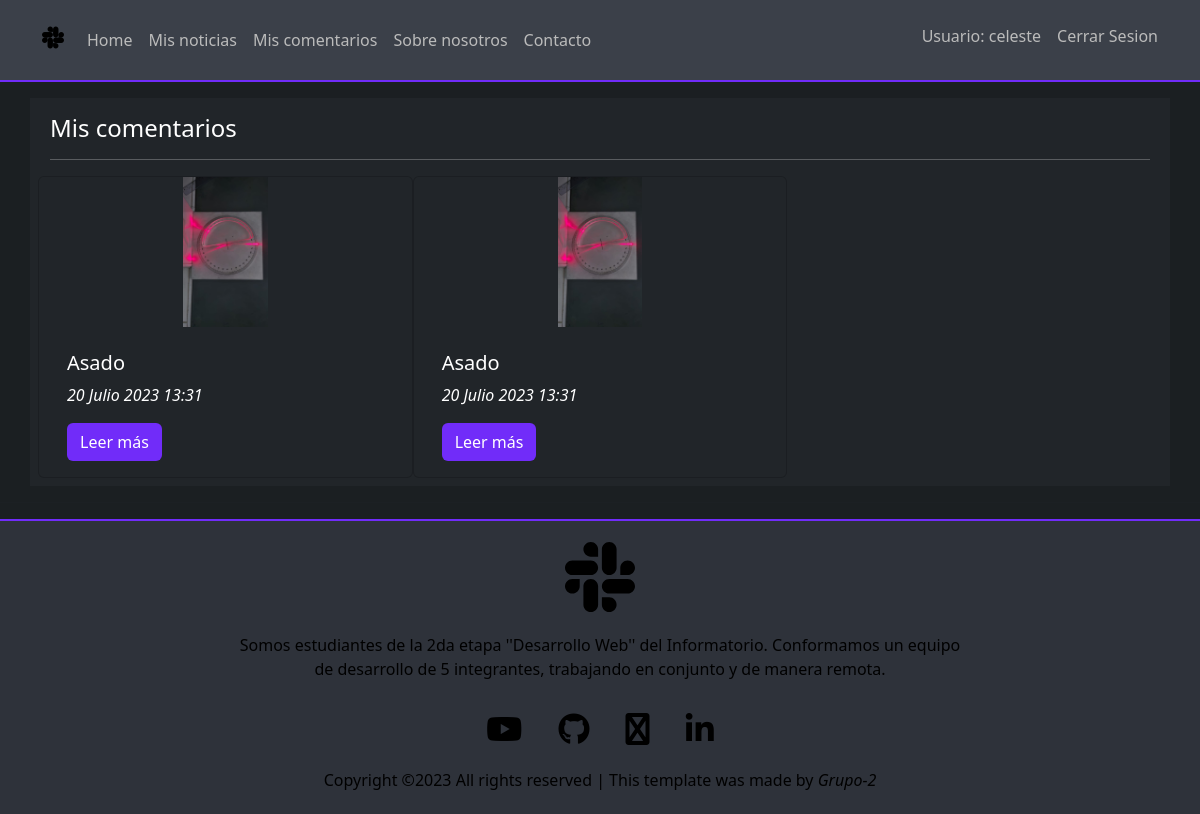
/comentarios/mis-comentarios (signed in), run on an earlier commit of the app's database.
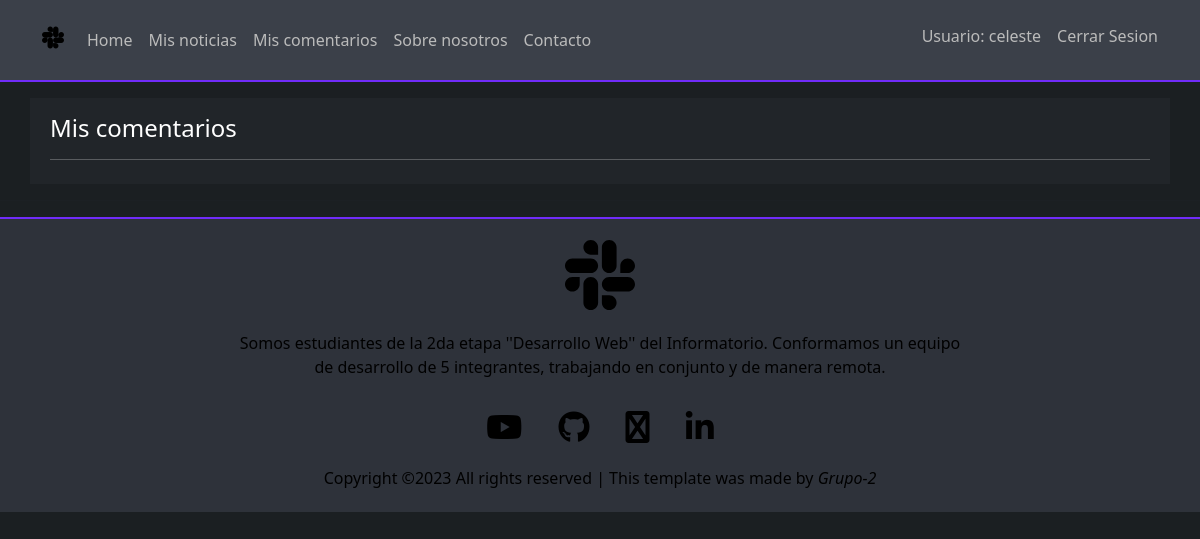
And on a later commit of the database.
### apps/noticias/models.py (models this page shows, shortened)
class Noticia(models.Model):
	creado = models.DateTimeField(
		'creado',
		auto_now_add=True
	)
	modificado = models.DateTimeField(
		'modificado',
		auto_now=True
	)
	titulo = models.CharField(max_length = 250)
	descripcion = models.CharField(max_length= 400)
	contenido = models.TextField()
	autor = models.ForeignKey(User, on_delete = models.CASCADE)
	imagen = models.ImageField(upload_to = 'noticias')
	categoria = models.ManyToManyField(Categoria, blank=False)

### apps/comentarios/views.py (the view)
# urls.py: path('mis-comentarios', views.MisComentarios, name='misComentarios'),
def MisComentarios(request):
	ctx={}
	misComentarios = Comentario.objects.filter(usuario_id = request.user).order_by('-creado')
	listaCom = []
	for com in misComentarios:
		nuevoCom = Noticia.objects.get(id = com.noticia_id)
		listaCom.append(nuevoCom)
	ctx['com'] = listaCom
	return render(request, 'comentarios/misComentarios.html', ctx)

### templates/comentarios/misComentarios.html (shortened to what this page needs)
{% extends 'base.html' %}
{% load static %}
{% block contenido %}
<div class="section container mt-3">
	<div class="row text-bg-dark p-2">
		<div class="col-12 pt-2">
			<h4>Mis comentarios</h4>
			<hr>
		</div>
			{% for n in com %}
			<div class="card text-bg-dark col-sm-12 col-md-6 col-lg-4">
				<img src="{{n.imagen.url}}" class="card-img-top" alt="..." style="height: 150px; object-fit: contain;">
				<div class="card-body">
					<div class="d-flex pb-2">
					</div>
					<h5 class="card-title">{{n.titulo}}</h5>
					<p><em>{{n.creado}}</em></p>
					<a href="{% url 'noticias:detalle_noticia' n.pk %}" class="btn btn-go">Leer más</a>
				</div>
			</div>
			{% endfor %}
	</div>
</div>
<hr>
{% endblock contenido %}

What changed in the data, as far as the page shows it:
removed Noticia: imagen (picture), titulo "Asado", creado "20 Julio 2023 13:31"
